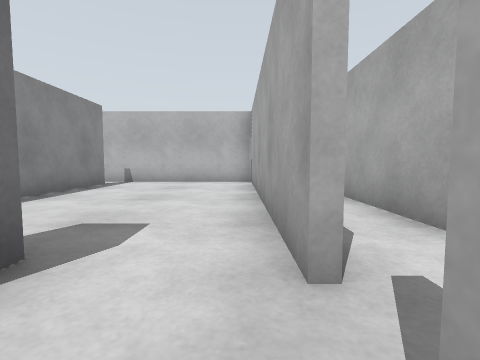
view 1 (above)

18 first-person views from a walk through a Gazebo world. The camera is 0.72 m above the floor, tilts 4° down and sees 85° across. The floor is counted in squares, 1 m on a side. Each view is taken from the middle of a square. On the plan, view 1 faces up. The plan holds only what a view shows up to about 9 squares ahead; the rest is blank. The place goes on beyond the plan.

view 2
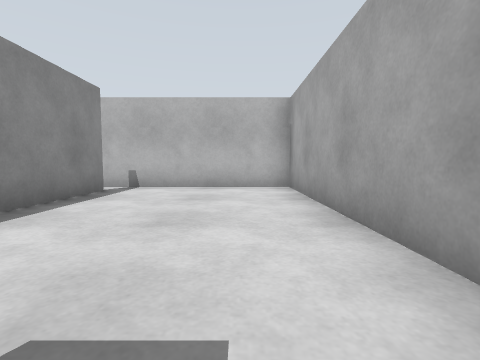

view 3
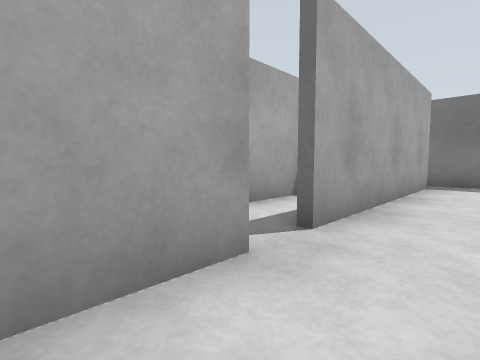

view 4
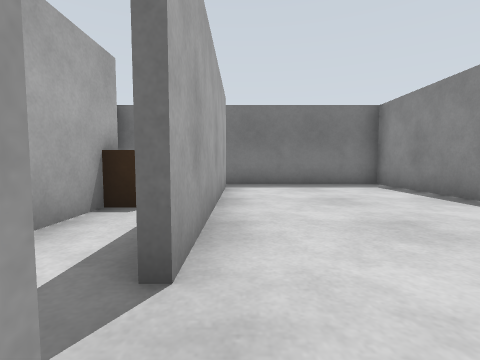

view 5
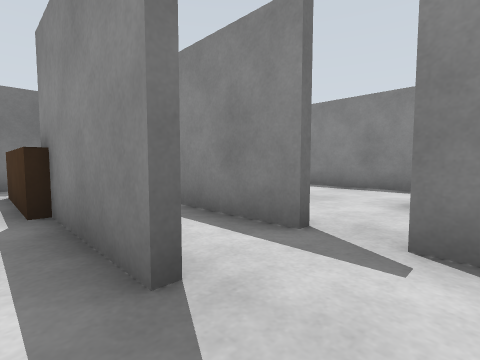

view 6
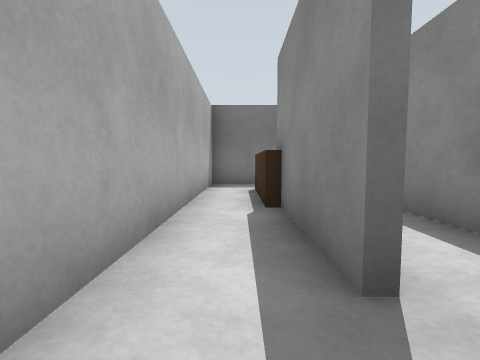

view 7
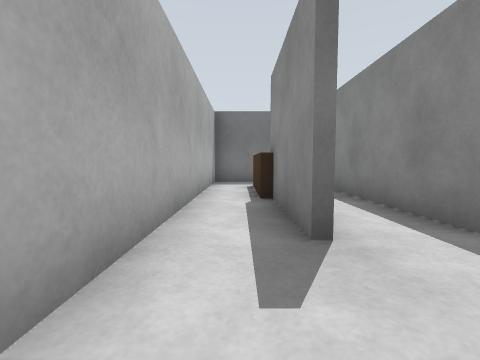

view 8
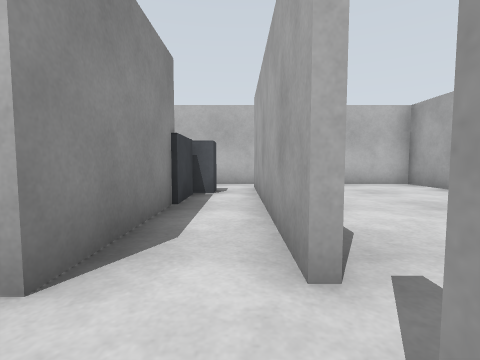

view 9
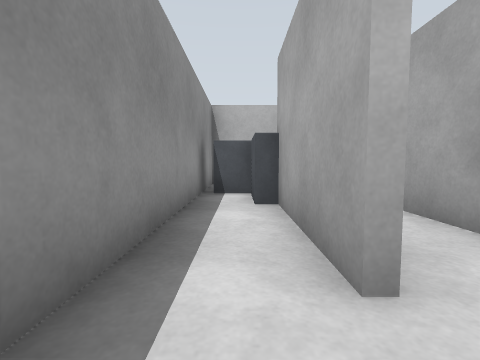

view 10
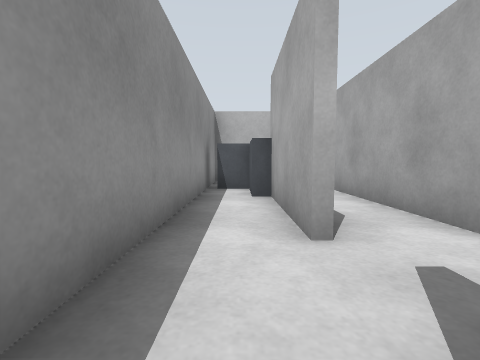

view 11
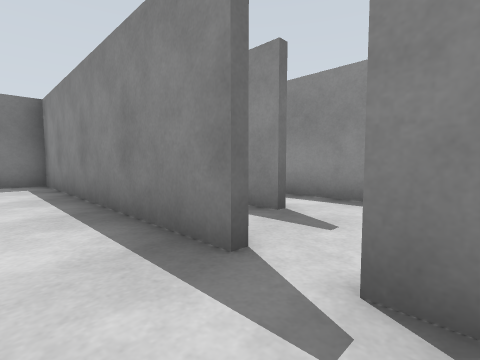

view 12
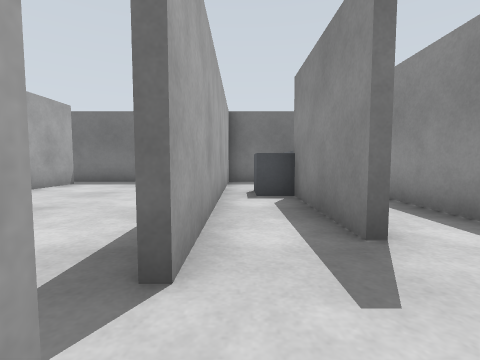

view 13
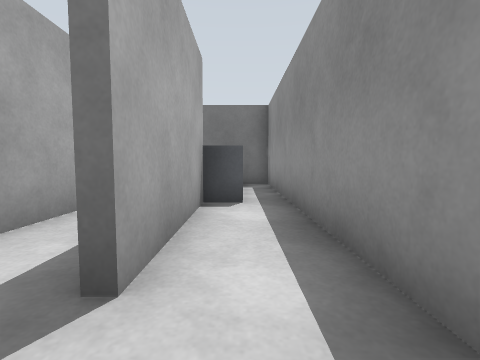

view 14
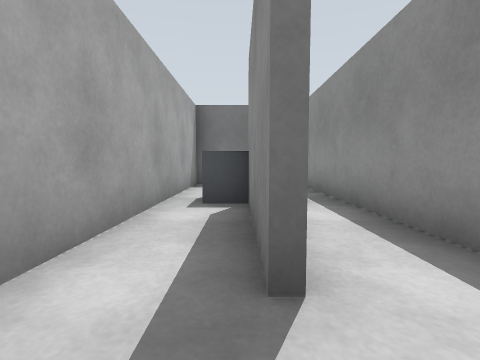

view 15
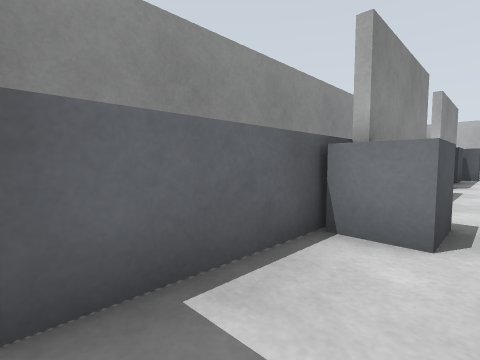

view 16
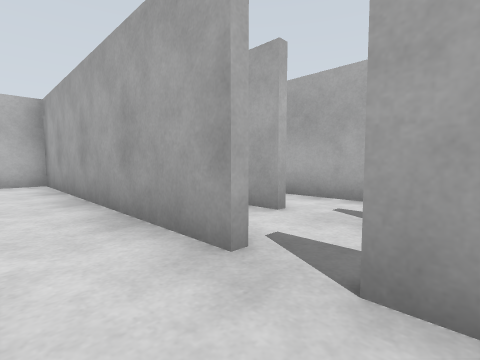

view 17
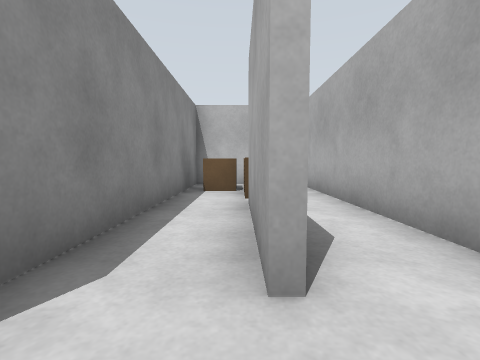

view 18
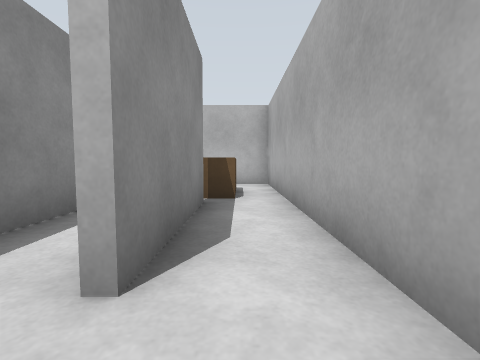

### Floor plan
Ten units are one square. View 1 is at (0, 0); x grows to the right and y downward. Boxes are objects, and circles mark ways between rooms. Rooms are numbered by the first view taken in them; rooms with no view inside come last. Other rooms are left out.
<svg viewBox="-84 -100 128 170">
<path fill="none" stroke="#000" d="M4 -14 4 -95M-44 -15 -44 65M4 25 4 -5M-44 -30 -44 -25M4 56 4 44M-40 64 39 64 39 25M-44 -85 -44 -51M5 -94 -45 -94M23 -7 23 25M22 -22 22 -54M6 -40 6 -15M39 25 39 -25M23 -55 23 -22M6 -95 6 -40M39 -25 39 -94 5 -94M-61 -55 -61 -22M-63 -22 -63 -55M-46 -25 -46 -85M-61 -7 -61 26M-45 -94 -79 -94 -79 25M-63 26 -63 -7M-46 25 -46 -15M-71 26 -63 26M-79 25 -79 64 -40 64M-46 65 -46 25M-63 38 -63 60"/>
<rect x="5" y="25" width="20" height="30" fill="#bbb"><title>brown box</title></rect>
<rect x="5" y="-85" width="30" height="30" fill="#bbb"><title>desk</title></rect>
<rect x="-75" y="-75" width="20" height="20" fill="#bbb"><title>rack</title></rect>
<rect x="-65" y="25" width="10" height="10" fill="#bbb"><title>grey box</title></rect>
<circle cx="20" cy="5" r="3" fill="#2a7"/>
<circle cx="-40" cy="-20" r="3" fill="#2a7"/>
<circle cx="-40" cy="-90" r="3" fill="#2a7"/>
<circle cx="30" cy="-30" r="3" fill="#2a7"/>
<circle cx="-50" cy="30" r="3" fill="#2a7"/>
<text x="-10" y="-10">1</text>
<text x="20" y="-10">2</text>
<text x="20" y="-60">3</text>
<text x="-70" y="-40">4</text>
<text x="-60" y="40">5</text>
</svg>
Room 1 opens to room 2. Room 1 opens to room 4. Room 2 opens to room 3. Room 4 opens to room 5.

Where each view was taken, in squares from view 1:
view 1: 0 up, 0 right, facing up
view 2: 2 up, 1 left, facing up
view 3: 3 up, 1 left, facing down-right
view 4: 2 up, 0 right, facing down
view 5: 2 up, 3 right, facing down-left
view 6: 2 up, 3 right, facing down
view 7: 3 up, 3 right, facing down
view 8: 1 up, 5 left, facing up
view 9: 1 up, 7 left, facing up
view 10: 0 up, 7 left, facing up
view 11: 3 up, 3 left, facing down-left
view 12: 3 up, 5 left, facing down
view 13: 2 up, 7 left, facing down
view 14: 2 up, 6 left, facing down
view 15: 6 down, 5 left, facing up-left
view 16: 0 up, 1 left, facing up-right
view 17: 1 up, 2 right, facing up
view 18: 1 up, 3 right, facing up
